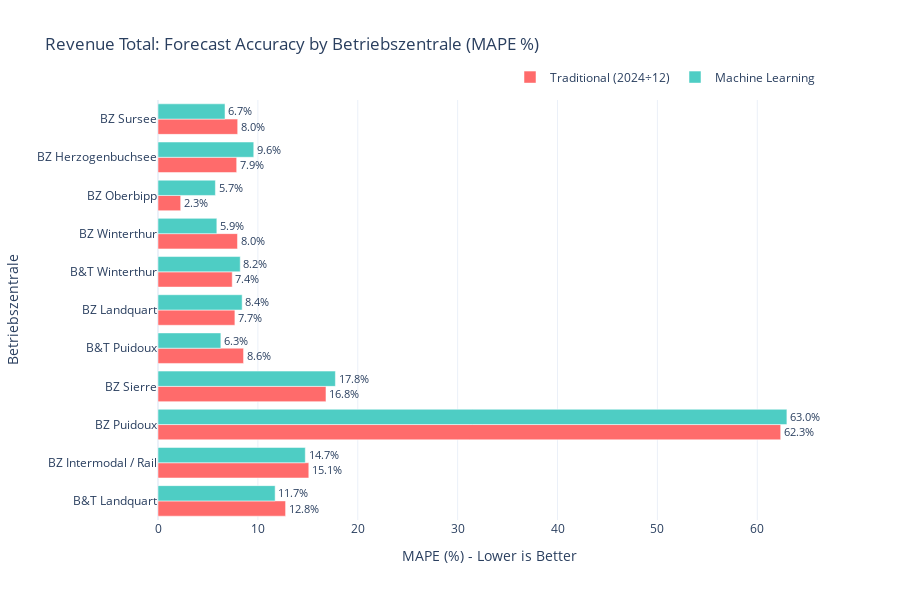

Notebook source saved alongside this figure:
### Code cell
# Visualization 2: Bar chart comparison - Revenue MAPE by Branch
fig2 = go.Figure()

fig2.add_trace(go.Bar(
    y=chart_data['betriebszentrale'],
    x=chart_data['revenue_mape_traditional'],
    name='Traditional (2024÷12)',
    orientation='h',
    marker_color='#FF6B6B',
    text=chart_data['revenue_mape_traditional'].apply(lambda x: f'{x:.1f}%'),
    textposition='outside'
))

fig2.add_trace(go.Bar(
    y=chart_data['betriebszentrale'],
    x=chart_data['revenue_mape_ml'],
    name='Machine Learning',
    orientation='h',
    marker_color='#4ECDC4',
    text=chart_data['revenue_mape_ml'].apply(lambda x: f'{x:.1f}%'),
    textposition='outside'
))

fig2.update_layout(
    title='Revenue Total: Forecast Accuracy by Betriebszentrale (MAPE %)',
    xaxis_title='MAPE (%) - Lower is Better',
    yaxis_title='Betriebszentrale',
    barmode='group',
    height=600,
    template='plotly_white',
    legend=dict(orientation="h", yanchor="bottom", y=1.02, xanchor="right", x=1)
)

fig2.show()
fig2.write_html('../results/branch_level_revenue_mape_comparison.html')
print('✓ Saved: branch_level_revenue_mape_comparison.html')

### Figure 1 — Plotly figure (JSON) as saved in the notebook; plotly's stock layout.template omitted (floating-point values rounded to 4 significant figures)
{"data": [{"marker": {"color": "#FF6B6B"}, "name": "Traditional (2024÷12)", "orientation": "h", "text": ["12.8%", "15.1%", "62.3%", "16.8%", "8.6%", "7.7%", "7.4%", "8.0%", "2.3%", "7.9%", "8.0%"], "textposition": "outside", "type": "bar", "x": [12.77, 15.1, 62.34, 16.82, 8.565, 7.699, 7.432, 7.958, 2.272, 7.877, 7.978], "y": ["B&T Landquart", "BZ Intermodal / Rail", "BZ Puidoux", "BZ Sierre", "B&T Puidoux", "BZ Landquart", "B&T Winterthur", "BZ Winterthur", "BZ Oberbipp", "BZ Herzogenbuchsee", "BZ Sursee"]}, {"marker": {"color": "#4ECDC4"}, "name": "Machine Learning", "orientation": "h", "text": ["11.7%", "14.7%", "63.0%", "17.8%", "6.3%", "8.4%", "8.2%", "5.9%", "5.7%", "9.6%", "6.7%"], "textposition": "outside", "type": "bar", "x": [11.73, 14.75, 62.97, 17.76, 6.293, 8.425, 8.233, 5.891, 5.746, 9.587, 6.709], "y": ["B&T Landquart", "BZ Intermodal / Rail", "BZ Puidoux", "BZ Sierre", "B&T Puidoux", "BZ Landquart", "B&T Winterthur", "BZ Winterthur", "BZ Oberbipp", "BZ Herzogenbuchsee", "BZ Sursee"]}], "layout": {"barmode": "group", "height": 600, "legend": {"orientation": "h", "x": 1, "xanchor": "right", "y": 1.02, "yanchor": "bottom"}, "title": {"text": "Revenue Total: Forecast Accuracy by Betriebszentrale (MAPE %)"}, "xaxis": {"title": {"text": "MAPE (%) - Lower is Better"}}, "yaxis": {"title": {"text": "Betriebszentrale"}}}}
